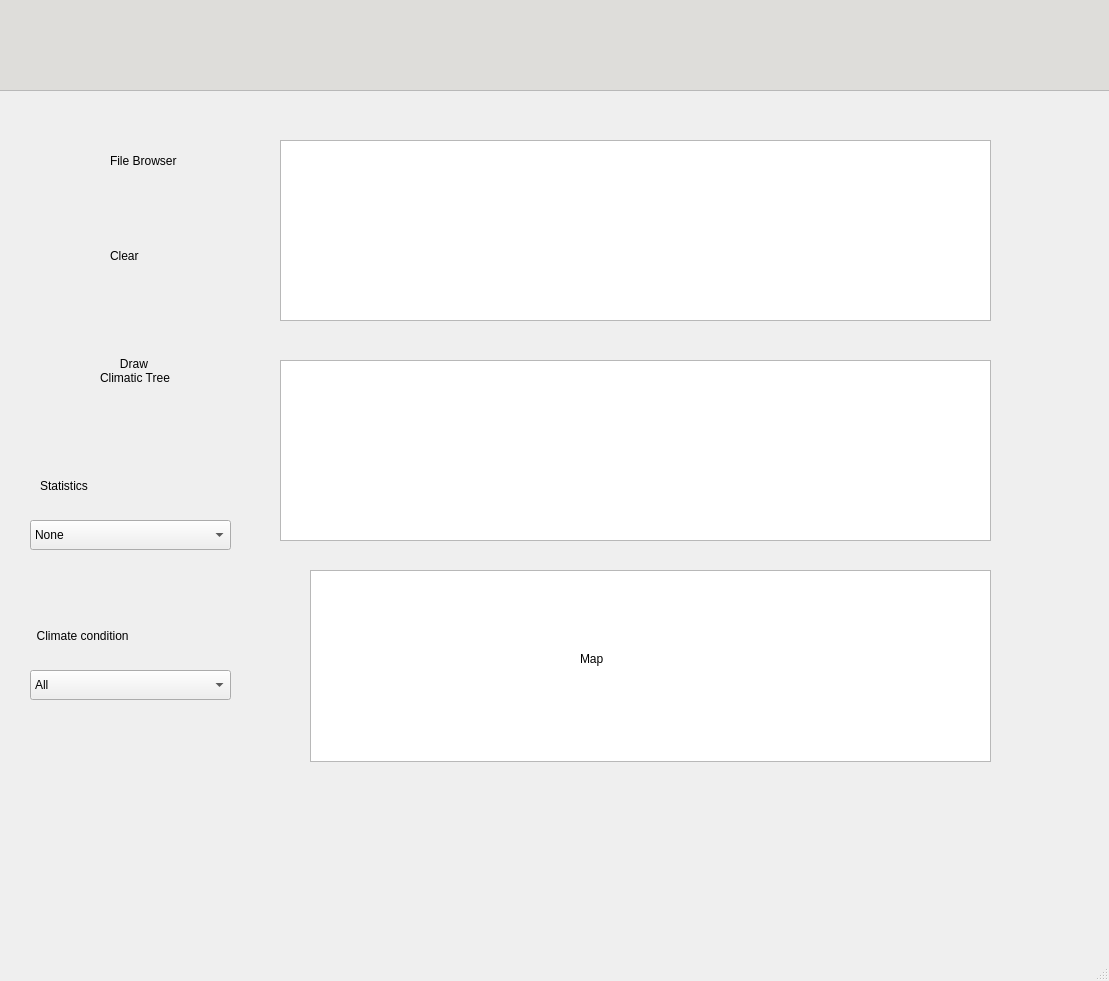
<?xml version="1.0" encoding="UTF-8"?>
<ui version="4.0">
 <class>MainWindow</class>
 <widget class="QMainWindow" name="MainWindow">
  <property name="enabled">
   <bool>true</bool>
  </property>
  <property name="geometry">
   <rect>
    <x>0</x>
    <y>0</y>
    <width>1109</width>
    <height>981</height>
   </rect>
  </property>
  <property name="focusPolicy">
   <enum>Qt::StrongFocus</enum>
  </property>
  <property name="windowTitle">
   <string>MainWindow</string>
  </property>
  <property name="windowIcon">
   <iconset>
    <normaloff>../../../Desktop/newdesign/icons/archive (2)/sherbrooke.png</normaloff>
    <normalon>../../../Desktop/newdesign/icons/archive (2)/sherbrooke.png</normalon>
    <disabledon>../../../Desktop/newdesign/icons/archive (2)/sherbrooke.png</disabledon>
    <activeoff>../../../Desktop/newdesign/icons/archive (2)/sherbrooke.png</activeoff>
    <activeon>../../../Desktop/newdesign/icons/archive (2)/sherbrooke.png</activeon>
    <selectedon>../../../Desktop/newdesign/icons/archive (2)/sherbrooke.png</selectedon>../../../Desktop/newdesign/icons/archive (2)/sherbrooke.png</iconset>
  </property>
  <property name="toolTip">
   <string/>
  </property>
  <property name="inputMethodHints">
   <set>Qt::ImhNone</set>
  </property>
  <widget class="QWidget" name="centralwidget">
   <property name="focusPolicy">
    <enum>Qt::StrongFocus</enum>
   </property>
   <widget class="QFrame" name="top_frame">
    <property name="geometry">
     <rect>
      <x>-10</x>
      <y>0</y>
      <width>1131</width>
      <height>91</height>
     </rect>
    </property>
    <property name="styleSheet">
     <string notr="true">
background-color: rgb(222, 221, 218);</string>
    </property>
    <property name="frameShape">
     <enum>QFrame::NoFrame</enum>
    </property>
    <property name="frameShadow">
     <enum>QFrame::Sunken</enum>
    </property>
    <widget class="QPushButton" name="pushButton_2">
     <property name="geometry">
      <rect>
       <x>420</x>
       <y>10</y>
       <width>101</width>
       <height>81</height>
      </rect>
     </property>
     <property name="font">
      <font>
       <kerning>true</kerning>
      </font>
     </property>
     <property name="text">
      <string/>
     </property>
     <property name="icon">
      <iconset>
       <normaloff>../img/Genetic.svg</normaloff>../img/Genetic.svg</iconset>
     </property>
     <property name="iconSize">
      <size>
       <width>75</width>
       <height>75</height>
      </size>
     </property>
     <property name="shortcut">
      <string>Down</string>
     </property>
     <property name="checkable">
      <bool>false</bool>
     </property>
     <property name="flat">
      <bool>true</bool>
     </property>
    </widget>
    <widget class="QPushButton" name="pushButton_3">
     <property name="geometry">
      <rect>
       <x>600</x>
       <y>10</y>
       <width>81</width>
       <height>71</height>
      </rect>
     </property>
     <property name="font">
      <font>
       <kerning>true</kerning>
      </font>
     </property>
     <property name="text">
      <string/>
     </property>
     <property name="icon">
      <iconset>
       <normaloff>../img/climatic.svg</normaloff>../img/climatic.svg</iconset>
     </property>
     <property name="iconSize">
      <size>
       <width>75</width>
       <height>75</height>
      </size>
     </property>
     <property name="checkable">
      <bool>false</bool>
     </property>
     <property name="flat">
      <bool>true</bool>
     </property>
    </widget>
    <widget class="QPushButton" name="pushButton_4">
     <property name="geometry">
      <rect>
       <x>770</x>
       <y>10</y>
       <width>81</width>
       <height>71</height>
      </rect>
     </property>
     <property name="font">
      <font>
       <kerning>true</kerning>
      </font>
     </property>
     <property name="text">
      <string/>
     </property>
     <property name="icon">
      <iconset>
       <normaloff>../img/result.svg</normaloff>../img/result.svg</iconset>
     </property>
     <property name="iconSize">
      <size>
       <width>70</width>
       <height>70</height>
      </size>
     </property>
     <property name="checkable">
      <bool>false</bool>
     </property>
     <property name="flat">
      <bool>true</bool>
     </property>
    </widget>
    <widget class="QLabel" name="label_6">
     <property name="geometry">
      <rect>
       <x>20</x>
       <y>20</y>
       <width>311</width>
       <height>51</height>
      </rect>
     </property>
     <property name="text">
      <string/>
     </property>
     <property name="pixmap">
      <pixmap>../../../Desktop/newdesign/icons/archive (2)/WSiN0h01.svg</pixmap>
     </property>
     <property name="scaledContents">
      <bool>true</bool>
     </property>
    </widget>
    <widget class="QPushButton" name="pushButton_11">
     <property name="geometry">
      <rect>
       <x>1000</x>
       <y>0</y>
       <width>111</width>
       <height>81</height>
      </rect>
     </property>
     <property name="text">
      <string/>
     </property>
     <property name="icon">
      <iconset>
       <normaloff>../../../Desktop/newdesign/icons/archive (2)/help.svg</normaloff>../../../Desktop/newdesign/icons/archive (2)/help.svg</iconset>
     </property>
     <property name="iconSize">
      <size>
       <width>80</width>
       <height>80</height>
      </size>
     </property>
     <property name="flat">
      <bool>true</bool>
     </property>
    </widget>
   </widget>
   <widget class="QStackedWidget" name="stackedWidget">
    <property name="geometry">
     <rect>
      <x>-30</x>
      <y>90</y>
      <width>1151</width>
      <height>1100</height>
     </rect>
    </property>
    <property name="frameShadow">
     <enum>QFrame::Sunken</enum>
    </property>
    <property name="currentIndex">
     <number>1</number>
    </property>
    <widget class="QWidget" name="page">
     <widget class="QFrame" name="main_frame">
      <property name="enabled">
       <bool>true</bool>
      </property>
      <property name="geometry">
       <rect>
        <x>20</x>
        <y>0</y>
        <width>1131</width>
        <height>941</height>
       </rect>
      </property>
      <property name="frameShape">
       <enum>QFrame::StyledPanel</enum>
      </property>
      <property name="frameShadow">
       <enum>QFrame::Raised</enum>
      </property>
      <widget class="QFrame" name="Gen_frame">
       <property name="geometry">
        <rect>
         <x>0</x>
         <y>-10</y>
         <width>1121</width>
         <height>901</height>
        </rect>
       </property>
       <property name="frameShape">
        <enum>QFrame::StyledPanel</enum>
       </property>
       <property name="frameShadow">
        <enum>QFrame::Raised</enum>
       </property>
       <property name="lineWidth">
        <number>0</number>
       </property>
       <widget class="QPushButton" name="pushButton_6">
        <property name="geometry">
         <rect>
          <x>30</x>
          <y>30</y>
          <width>71</width>
          <height>81</height>
         </rect>
        </property>
        <property name="font">
         <font>
          <kerning>true</kerning>
         </font>
        </property>
        <property name="text">
         <string/>
        </property>
        <property name="icon">
         <iconset>
          <normaloff>../../../Desktop/newdesign/icons/archive (2)/Browse.svg</normaloff>../../../Desktop/newdesign/icons/archive (2)/Browse.svg</iconset>
        </property>
        <property name="iconSize">
         <size>
          <width>60</width>
          <height>90</height>
         </size>
        </property>
        <property name="checkable">
         <bool>false</bool>
        </property>
        <property name="flat">
         <bool>true</bool>
        </property>
       </widget>
       <widget class="QPushButton" name="pushButton_7">
        <property name="geometry">
         <rect>
          <x>30</x>
          <y>120</y>
          <width>61</width>
          <height>81</height>
         </rect>
        </property>
        <property name="font">
         <font>
          <kerning>true</kerning>
         </font>
        </property>
        <property name="text">
         <string/>
        </property>
        <property name="icon">
         <iconset>
          <normaloff>../../../Desktop/newdesign/icons/archive (2)/erase.svg</normaloff>../../../Desktop/newdesign/icons/archive (2)/erase.svg</iconset>
        </property>
        <property name="iconSize">
         <size>
          <width>60</width>
          <height>90</height>
         </size>
        </property>
        <property name="checkable">
         <bool>false</bool>
        </property>
        <property name="flat">
         <bool>true</bool>
        </property>
       </widget>
       <widget class="QTextEdit" name="textEdit">
        <property name="geometry">
         <rect>
          <x>240</x>
          <y>30</y>
          <width>821</width>
          <height>181</height>
         </rect>
        </property>
       </widget>
       <widget class="QTextEdit" name="textEdit_2">
        <property name="geometry">
         <rect>
          <x>240</x>
          <y>240</y>
          <width>821</width>
          <height>181</height>
         </rect>
        </property>
       </widget>
       <widget class="QLabel" name="label_2">
        <property name="geometry">
         <rect>
          <x>100</x>
          <y>50</y>
          <width>101</width>
          <height>41</height>
         </rect>
        </property>
        <property name="text">
         <string>File Browser</string>
        </property>
       </widget>
       <widget class="QLabel" name="label_3">
        <property name="geometry">
         <rect>
          <x>100</x>
          <y>140</y>
          <width>101</width>
          <height>31</height>
         </rect>
        </property>
        <property name="text">
         <string>Clear</string>
        </property>
       </widget>
       <widget class="QPushButton" name="pushButton_12">
        <property name="geometry">
         <rect>
          <x>40</x>
          <y>220</y>
          <width>61</width>
          <height>71</height>
         </rect>
        </property>
        <property name="text">
         <string/>
        </property>
        <property name="icon">
         <iconset>
          <normaloff>../../../Desktop/newdesign/icons/archive (2)/seq.svg</normaloff>../../../Desktop/newdesign/icons/archive (2)/seq.svg</iconset>
        </property>
        <property name="iconSize">
         <size>
          <width>60</width>
          <height>70</height>
         </size>
        </property>
        <property name="flat">
         <bool>true</bool>
        </property>
       </widget>
       <widget class="QLabel" name="label_5">
        <property name="geometry">
         <rect>
          <x>110</x>
          <y>240</y>
          <width>67</width>
          <height>17</height>
         </rect>
        </property>
        <property name="text">
         <string>Seq_Alig</string>
        </property>
       </widget>
       <widget class="QPushButton" name="pushButton_13">
        <property name="geometry">
         <rect>
          <x>30</x>
          <y>310</y>
          <width>71</width>
          <height>71</height>
         </rect>
        </property>
        <property name="text">
         <string/>
        </property>
        <property name="icon">
         <iconset>
          <normaloff>../../../Desktop/newdesign/icons/archive (2)/analytics.svg</normaloff>../../../Desktop/newdesign/icons/archive (2)/analytics.svg</iconset>
        </property>
        <property name="iconSize">
         <size>
          <width>50</width>
          <height>50</height>
         </size>
        </property>
        <property name="flat">
         <bool>true</bool>
        </property>
       </widget>
       <widget class="QLabel" name="label_7">
        <property name="geometry">
         <rect>
          <x>110</x>
          <y>340</y>
          <width>67</width>
          <height>17</height>
         </rect>
        </property>
        <property name="text">
         <string>Statistics</string>
        </property>
       </widget>
       <widget class="QLabel" name="label_11">
        <property name="geometry">
         <rect>
          <x>80</x>
          <y>620</y>
          <width>161</width>
          <height>71</height>
         </rect>
        </property>
        <property name="text">
         <string>matrix</string>
        </property>
       </widget>
       <widget class="QTextBrowser" name="textBrowser">
        <property name="geometry">
         <rect>
          <x>240</x>
          <y>440</y>
          <width>821</width>
          <height>192</height>
         </rect>
        </property>
       </widget>
       <widget class="QLabel" name="label_12">
        <property name="geometry">
         <rect>
          <x>90</x>
          <y>720</y>
          <width>67</width>
          <height>17</height>
         </rect>
        </property>
        <property name="text">
         <string>tree</string>
        </property>
       </widget>
       <widget class="QTextBrowser" name="textBrowser_2">
        <property name="geometry">
         <rect>
          <x>240</x>
          <y>650</y>
          <width>821</width>
          <height>191</height>
         </rect>
        </property>
       </widget>
      </widget>
     </widget>
    </widget>
    <widget class="QWidget" name="page_2">
     <property name="enabled">
      <bool>true</bool>
     </property>
     <property name="focusPolicy">
      <enum>Qt::StrongFocus</enum>
     </property>
     <widget class="QFrame" name="frame">
      <property name="geometry">
       <rect>
        <x>20</x>
        <y>0</y>
        <width>1121</width>
        <height>871</height>
       </rect>
      </property>
      <property name="frameShape">
       <enum>QFrame::StyledPanel</enum>
      </property>
      <property name="frameShadow">
       <enum>QFrame::Sunken</enum>
      </property>
      <widget class="QPushButton" name="pushButton_8">
       <property name="geometry">
        <rect>
         <x>30</x>
         <y>30</y>
         <width>81</width>
         <height>81</height>
        </rect>
       </property>
       <property name="font">
        <font>
         <kerning>true</kerning>
        </font>
       </property>
       <property name="text">
        <string/>
       </property>
       <property name="icon">
        <iconset>
         <normaloff>../../../Desktop/newdesign/icons/archive (2)/Browse.svg</normaloff>../../../Desktop/newdesign/icons/archive (2)/Browse.svg</iconset>
       </property>
       <property name="iconSize">
        <size>
         <width>60</width>
         <height>90</height>
        </size>
       </property>
       <property name="checkable">
        <bool>false</bool>
       </property>
       <property name="flat">
        <bool>true</bool>
       </property>
      </widget>
      <widget class="QPushButton" name="pushButton_9">
       <property name="geometry">
        <rect>
         <x>40</x>
         <y>120</y>
         <width>61</width>
         <height>81</height>
        </rect>
       </property>
       <property name="font">
        <font>
         <kerning>true</kerning>
        </font>
       </property>
       <property name="text">
        <string/>
       </property>
       <property name="icon">
        <iconset>
         <normaloff>../../../Desktop/newdesign/icons/archive (2)/erase.svg</normaloff>../../../Desktop/newdesign/icons/archive (2)/erase.svg</iconset>
       </property>
       <property name="iconSize">
        <size>
         <width>60</width>
         <height>90</height>
        </size>
       </property>
       <property name="checkable">
        <bool>false</bool>
       </property>
       <property name="flat">
        <bool>true</bool>
       </property>
      </widget>
      <widget class="QGraphicsView" name="graphicsView">
       <property name="geometry">
        <rect>
         <x>290</x>
         <y>270</y>
         <width>711</width>
         <height>181</height>
        </rect>
       </property>
      </widget>
      <widget class="QLabel" name="label">
       <property name="geometry">
        <rect>
         <x>120</x>
         <y>50</y>
         <width>111</width>
         <height>41</height>
        </rect>
       </property>
       <property name="text">
        <string>File Browser</string>
       </property>
      </widget>
      <widget class="QLabel" name="label_4">
       <property name="geometry">
        <rect>
         <x>120</x>
         <y>150</y>
         <width>101</width>
         <height>31</height>
        </rect>
       </property>
       <property name="text">
        <string>Clear</string>
       </property>
      </widget>
      <widget class="QTextEdit" name="textEdit_3">
       <property name="geometry">
        <rect>
         <x>290</x>
         <y>50</y>
         <width>711</width>
         <height>181</height>
        </rect>
       </property>
      </widget>
      <widget class="QPushButton" name="pushButton_14">
       <property name="geometry">
        <rect>
         <x>30</x>
         <y>230</y>
         <width>91</width>
         <height>91</height>
        </rect>
       </property>
       <property name="text">
        <string/>
       </property>
       <property name="icon">
        <iconset>
         <normaloff>../../../Desktop/newdesign/icons/archive (2)/draw climatic.svg</normaloff>../../../Desktop/newdesign/icons/archive (2)/draw climatic.svg</iconset>
       </property>
       <property name="iconSize">
        <size>
         <width>100</width>
         <height>100</height>
        </size>
       </property>
       <property name="flat">
        <bool>true</bool>
       </property>
      </widget>
      <widget class="QLabel" name="label_10">
       <property name="geometry">
        <rect>
         <x>110</x>
         <y>240</y>
         <width>91</width>
         <height>81</height>
        </rect>
       </property>
       <property name="text">
        <string>      Draw 
Climatic Tree</string>
       </property>
      </widget>
      <widget class="QLabel" name="label_13">
       <property name="geometry">
        <rect>
         <x>50</x>
         <y>380</y>
         <width>67</width>
         <height>31</height>
        </rect>
       </property>
       <property name="text">
        <string>Statistics</string>
       </property>
      </widget>
      <widget class="QComboBox" name="comboBox">
       <property name="geometry">
        <rect>
         <x>40</x>
         <y>430</y>
         <width>201</width>
         <height>30</height>
        </rect>
       </property>
       <property name="sizePolicy">
        <sizepolicy hsizetype="Preferred" vsizetype="Fixed">
         <horstretch>0</horstretch>
         <verstretch>0</verstretch>
        </sizepolicy>
       </property>
       <property name="frame">
        <bool>true</bool>
       </property>
       <item>
        <property name="text">
         <string>None</string>
        </property>
       </item>
       <item>
        <property name="text">
         <string>Bar Chart</string>
        </property>
       </item>
       <item>
        <property name="text">
         <string>Line Chart</string>
        </property>
       </item>
       <item>
        <property name="text">
         <string>Pie Chart</string>
        </property>
       </item>
       <item>
        <property name="text">
         <string>Area Chart</string>
        </property>
       </item>
       <item>
        <property name="text">
         <string>Scatter Chart</string>
        </property>
       </item>
      </widget>
      <widget class="QFrame" name="frame_3">
       <property name="geometry">
        <rect>
         <x>20</x>
         <y>510</y>
         <width>261</width>
         <height>141</height>
        </rect>
       </property>
       <property name="frameShape">
        <enum>QFrame::NoFrame</enum>
       </property>
       <property name="frameShadow">
        <enum>QFrame::Raised</enum>
       </property>
       <widget class="QComboBox" name="comboBox_2">
        <property name="geometry">
         <rect>
          <x>20</x>
          <y>70</y>
          <width>201</width>
          <height>30</height>
         </rect>
        </property>
        <property name="sizePolicy">
         <sizepolicy hsizetype="Preferred" vsizetype="Fixed">
          <horstretch>0</horstretch>
          <verstretch>0</verstretch>
         </sizepolicy>
        </property>
        <property name="frame">
         <bool>true</bool>
        </property>
        <item>
         <property name="text">
          <string>All</string>
         </property>
        </item>
        <item>
         <property name="text">
          <string>Temperature</string>
         </property>
        </item>
        <item>
         <property name="text">
          <string>Wind</string>
         </property>
        </item>
        <item>
         <property name="text">
          <string>Humidity</string>
         </property>
        </item>
        <item>
         <property name="text">
          <string>Altitude</string>
         </property>
        </item>
       </widget>
       <widget class="QLabel" name="label_16">
        <property name="geometry">
         <rect>
          <x>20</x>
          <y>20</y>
          <width>141</width>
          <height>31</height>
         </rect>
        </property>
        <property name="text">
         <string>  Climate condition</string>
        </property>
       </widget>
      </widget>
      <widget class="QGraphicsView" name="graphicsView_3">
       <property name="geometry">
        <rect>
         <x>320</x>
         <y>480</y>
         <width>681</width>
         <height>192</height>
        </rect>
       </property>
      </widget>
      <widget class="QLabel" name="label_17">
       <property name="geometry">
        <rect>
         <x>590</x>
         <y>560</y>
         <width>67</width>
         <height>17</height>
        </rect>
       </property>
       <property name="text">
        <string>Map</string>
       </property>
      </widget>
      <zorder>pushButton_8</zorder>
      <zorder>pushButton_9</zorder>
      <zorder>label</zorder>
      <zorder>label_4</zorder>
      <zorder>graphicsView</zorder>
      <zorder>textEdit_3</zorder>
      <zorder>pushButton_14</zorder>
      <zorder>label_10</zorder>
      <zorder>label_13</zorder>
      <zorder>comboBox</zorder>
      <zorder>frame_3</zorder>
      <zorder>graphicsView_3</zorder>
      <zorder>label_17</zorder>
     </widget>
    </widget>
    <widget class="QWidget" name="page_3">
     <widget class="QFrame" name="frame_2">
      <property name="geometry">
       <rect>
        <x>20</x>
        <y>0</y>
        <width>1121</width>
        <height>891</height>
       </rect>
      </property>
      <property name="focusPolicy">
       <enum>Qt::StrongFocus</enum>
      </property>
      <property name="frameShape">
       <enum>QFrame::StyledPanel</enum>
      </property>
      <property name="frameShadow">
       <enum>QFrame::Sunken</enum>
      </property>
      <widget class="QPushButton" name="pushButton">
       <property name="geometry">
        <rect>
         <x>20</x>
         <y>50</y>
         <width>81</width>
         <height>61</height>
        </rect>
       </property>
       <property name="text">
        <string/>
       </property>
       <property name="icon">
        <iconset>
         <normaloff>../../../Desktop/newdesign/icons/archive (2)/settings.svg</normaloff>../../../Desktop/newdesign/icons/archive (2)/settings.svg</iconset>
       </property>
       <property name="iconSize">
        <size>
         <width>50</width>
         <height>50</height>
        </size>
       </property>
       <property name="flat">
        <bool>true</bool>
       </property>
      </widget>
      <widget class="QPushButton" name="pushButton_10">
       <property name="geometry">
        <rect>
         <x>30</x>
         <y>150</y>
         <width>71</width>
         <height>61</height>
        </rect>
       </property>
       <property name="text">
        <string/>
       </property>
       <property name="icon">
        <iconset>
         <normaloff>../../../Desktop/newdesign/icons/archive (2)/submit.svg</normaloff>../../../Desktop/newdesign/icons/archive (2)/submit.svg</iconset>
       </property>
       <property name="iconSize">
        <size>
         <width>50</width>
         <height>50</height>
        </size>
       </property>
       <property name="flat">
        <bool>true</bool>
       </property>
      </widget>
      <widget class="QGraphicsView" name="graphicsView_2">
       <property name="geometry">
        <rect>
         <x>300</x>
         <y>270</y>
         <width>631</width>
         <height>192</height>
        </rect>
       </property>
      </widget>
      <widget class="QTableView" name="tableView">
       <property name="geometry">
        <rect>
         <x>300</x>
         <y>40</y>
         <width>631</width>
         <height>192</height>
        </rect>
       </property>
      </widget>
      <widget class="QLabel" name="label_8">
       <property name="geometry">
        <rect>
         <x>110</x>
         <y>70</y>
         <width>81</width>
         <height>31</height>
        </rect>
       </property>
       <property name="text">
        <string>Settings</string>
       </property>
      </widget>
      <widget class="QLabel" name="label_9">
       <property name="geometry">
        <rect>
         <x>110</x>
         <y>160</y>
         <width>67</width>
         <height>21</height>
        </rect>
       </property>
       <property name="text">
        <string>Submit</string>
       </property>
      </widget>
      <widget class="QLabel" name="label_14">
       <property name="geometry">
        <rect>
         <x>510</x>
         <y>140</y>
         <width>241</width>
         <height>17</height>
        </rect>
       </property>
       <property name="text">
        <string>table of result in csv file</string>
       </property>
      </widget>
      <widget class="QLabel" name="label_15">
       <property name="geometry">
        <rect>
         <x>120</x>
         <y>380</y>
         <width>121</width>
         <height>51</height>
        </rect>
       </property>
       <property name="text">
        <string>Statistics==&gt;</string>
       </property>
      </widget>
     </widget>
    </widget>
   </widget>
  </widget>
  <widget class="QStatusBar" name="statusbar"/>
  <action name="actiontit">
   <property name="icon">
    <iconset>
     <normaloff>../../../Desktop/newdesign/icons/bImXxf01.svg</normaloff>../../../Desktop/newdesign/icons/bImXxf01.svg</iconset>
   </property>
   <property name="text">
    <string>tit</string>
   </property>
  </action>
 </widget>
 <resources/>
 <connections>
  <connection>
   <sender>pushButton_3</sender>
   <signal>clicked()</signal>
   <receiver>frame</receiver>
   <slot>show()</slot>
   <hints>
    <hint type="sourcelabel">
     <x>482</x>
     <y>69</y>
    </hint>
    <hint type="destinationlabel">
     <x>480</x>
     <y>345</y>
    </hint>
   </hints>
  </connection>
  <connection>
   <sender>pushButton_9</sender>
   <signal>clicked()</signal>
   <receiver>textEdit_3</receiver>
   <slot>clear()</slot>
   <hints>
    <hint type="sourcelabel">
     <x>44</x>
     <y>257</y>
    </hint>
    <hint type="destinationlabel">
     <x>495</x>
     <y>220</y>
    </hint>
   </hints>
  </connection>
  <connection>
   <sender>pushButton_2</sender>
   <signal>clicked()</signal>
   <receiver>frame</receiver>
   <slot>hide()</slot>
   <hints>
    <hint type="sourcelabel">
     <x>339</x>
     <y>38</y>
    </hint>
    <hint type="destinationlabel">
     <x>155</x>
     <y>126</y>
    </hint>
   </hints>
  </connection>
  <connection>
   <sender>pushButton_4</sender>
   <signal>clicked()</signal>
   <receiver>frame</receiver>
   <slot>hide()</slot>
   <hints>
    <hint type="sourcelabel">
     <x>555</x>
     <y>57</y>
    </hint>
    <hint type="destinationlabel">
     <x>735</x>
     <y>105</y>
    </hint>
   </hints>
  </connection>
  <connection>
   <sender>pushButton_2</sender>
   <signal>clicked()</signal>
   <receiver>frame_2</receiver>
   <slot>hide()</slot>
   <hints>
    <hint type="sourcelabel">
     <x>304</x>
     <y>66</y>
    </hint>
    <hint type="destinationlabel">
     <x>490</x>
     <y>340</y>
    </hint>
   </hints>
  </connection>
  <connection>
   <sender>pushButton_4</sender>
   <signal>clicked()</signal>
   <receiver>frame_2</receiver>
   <slot>show()</slot>
   <hints>
    <hint type="sourcelabel">
     <x>590</x>
     <y>53</y>
    </hint>
    <hint type="destinationlabel">
     <x>600</x>
     <y>113</y>
    </hint>
   </hints>
  </connection>
  <connection>
   <sender>pushButton_3</sender>
   <signal>clicked()</signal>
   <receiver>frame_2</receiver>
   <slot>hide()</slot>
   <hints>
    <hint type="sourcelabel">
     <x>464</x>
     <y>60</y>
    </hint>
    <hint type="destinationlabel">
     <x>352</x>
     <y>121</y>
    </hint>
   </hints>
  </connection>
  <connection>
   <sender>pushButton_3</sender>
   <signal>clicked()</signal>
   <receiver>Gen_frame</receiver>
   <slot>hide()</slot>
   <hints>
    <hint type="sourcelabel">
     <x>497</x>
     <y>66</y>
    </hint>
    <hint type="destinationlabel">
     <x>341</x>
     <y>148</y>
    </hint>
   </hints>
  </connection>
  <connection>
   <sender>pushButton_2</sender>
   <signal>clicked()</signal>
   <receiver>Gen_frame</receiver>
   <slot>show()</slot>
   <hints>
    <hint type="sourcelabel">
     <x>398</x>
     <y>56</y>
    </hint>
    <hint type="destinationlabel">
     <x>480</x>
     <y>370</y>
    </hint>
   </hints>
  </connection>
  <connection>
   <sender>pushButton_4</sender>
   <signal>clicked()</signal>
   <receiver>Gen_frame</receiver>
   <slot>hide()</slot>
   <hints>
    <hint type="sourcelabel">
     <x>552</x>
     <y>48</y>
    </hint>
    <hint type="destinationlabel">
     <x>585</x>
     <y>128</y>
    </hint>
   </hints>
  </connection>
  <connection>
   <sender>pushButton_7</sender>
   <signal>clicked()</signal>
   <receiver>textEdit</receiver>
   <slot>clear()</slot>
   <hints>
    <hint type="sourcelabel">
     <x>80</x>
     <y>246</y>
    </hint>
    <hint type="destinationlabel">
     <x>298</x>
     <y>260</y>
    </hint>
   </hints>
  </connection>
 </connections>
 <slots>
  <slot>changepage()</slot>
 </slots>
</ui>
